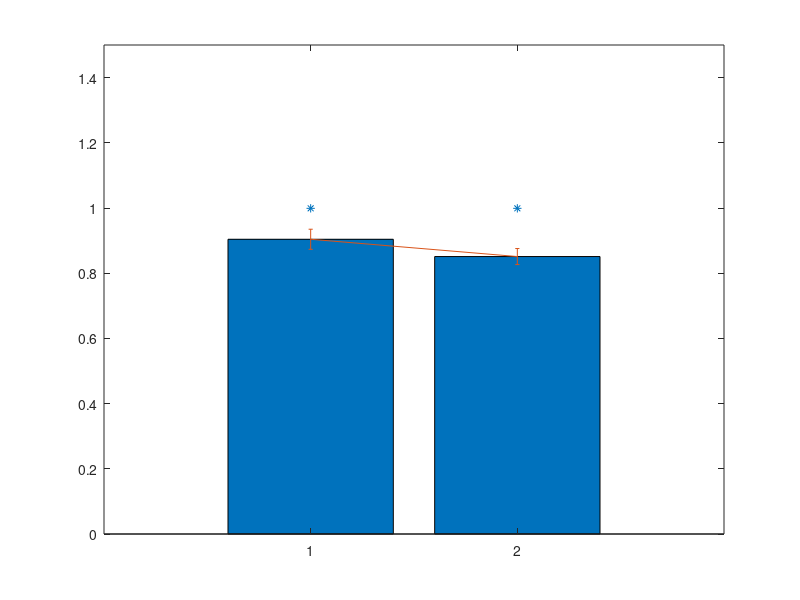

The MATLAB script that drew this image:
%this plots pearsons corre from the following two files
%labelfreeperformanceCellTrace030819.m
%labelfreeperformanceDAPI030819.m

Mean_corr = [0.9041,0.8511]; %celltrace and DAPI
Std_corr = [0.0308,0.0246];
upper_est = [0.999,0.999];

c = 1:2;

bar(c,Mean_corr);
hold on
errorbar(c,Mean_corr,Std_corr);
scatter(c,upper_est,'*')

xlim([0,3])
ylim([0,1.5])




